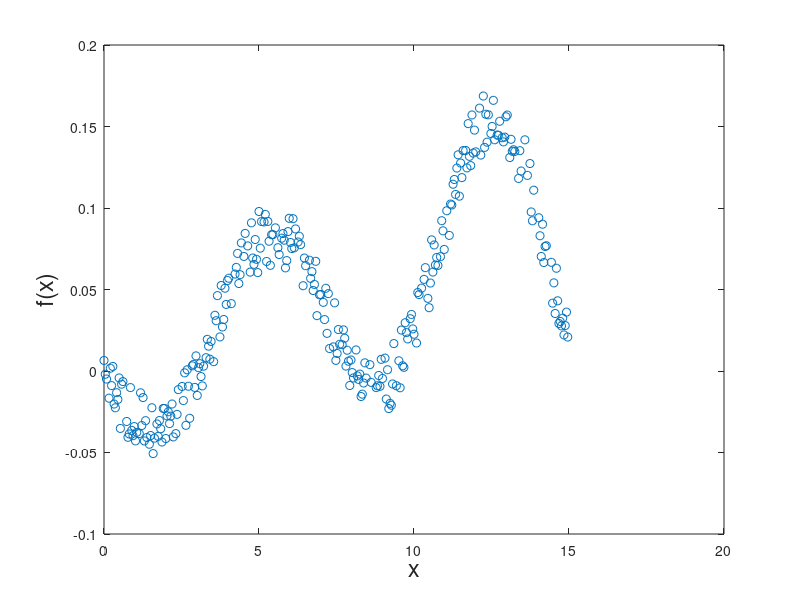
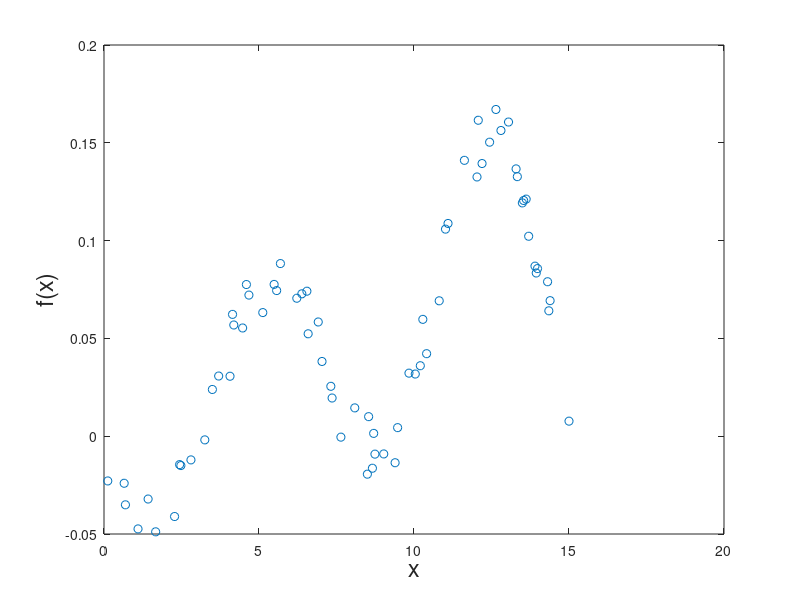

Write MATLAB code to recreate these figures, in order.
clear all;
close all;
clc;

% wizualizacja zbioru testowego
train_data = load('zestaw_apr_2_test.txt');
figure(1);
plot(train_data(:, 1), train_data(:, 2), 'o'); 
xlabel('x', 'FontSize', 17);
ylabel('f(x)', 'FontSize', 17);

% wizualizacja zbioru uczacego
train_data = load('zestaw_apr_2_train.txt');
figure(2);
plot(train_data(:, 1), train_data(:, 2), 'o'); 
xlabel('x' ,'FontSize', 17);
ylabel('f(x)', 'FontSize', 17);